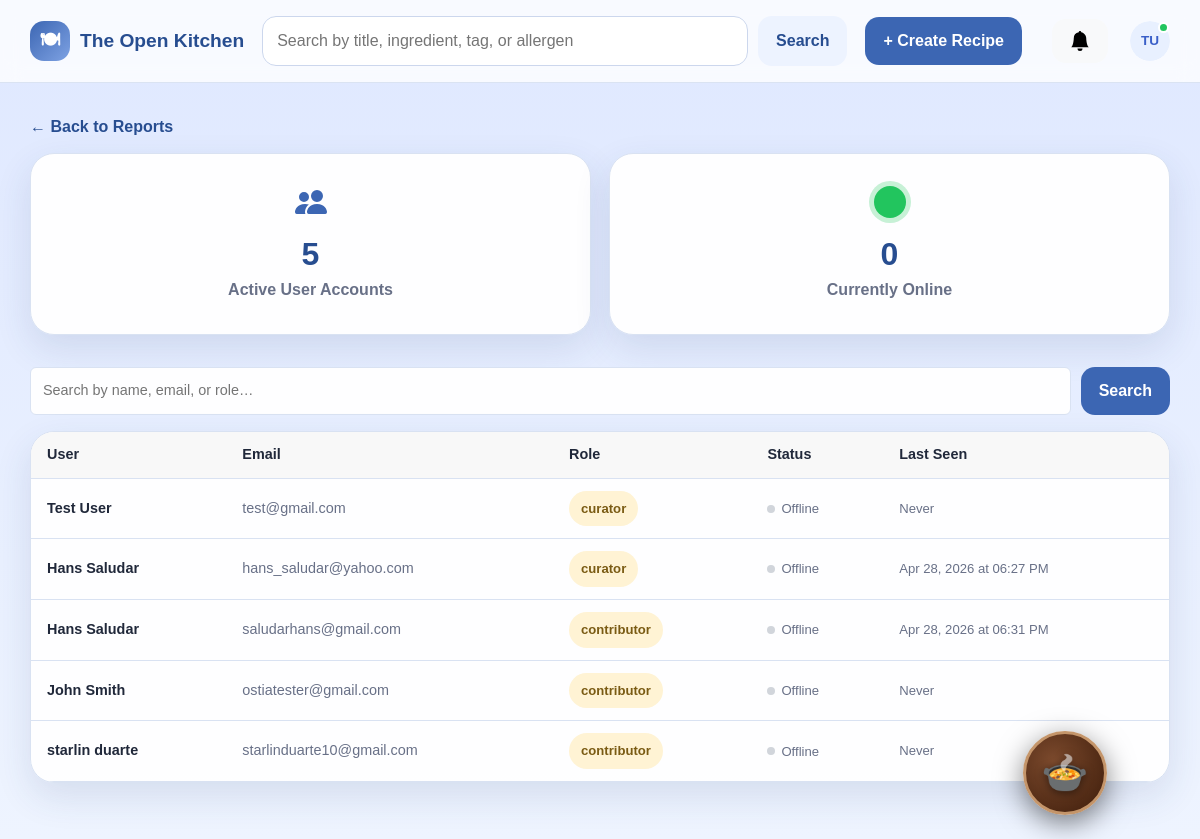
The page /curator/reports/user-activity (signed in) on the database its author committed.
### app/models.py (models this page shows, shortened)
class User(db.Model):
    __tablename__ = 'users'
    id = db.Column(db.Integer, primary_key=True)
    firstName = db.Column(db.String(50), nullable=False)
    lastName = db.Column(db.String(50), nullable=False)
    email = db.Column(db.String(100), unique=True, nullable=False)
    password = db.Column(db.String(255), nullable=False)
    role = db.Column(db.String(20), nullable=False, default='contributor')
    isActive = db.Column(db.Boolean, default=True)
    dateCreated = db.Column(db.DateTime, nullable=False, default=datetime.now)
    avatar = db.Column(db.String(255), nullable=True)
    preferMetric = db.Column(db.Boolean, default=False, nullable=False)
    disableNotifications = db.Column(db.Boolean, default=False, nullable=False)
    lastSeen = db.Column(db.DateTime, nullable=True, default=None)
    doNotDisturb = db.Column(db.Boolean, default=False, nullable=False)
    recipes = db.relationship('Recipe', backref='author', lazy=True)

### app/routes.py (the view, shortened to what this page needs)
@app.route('/curator/reports/user-activity')
@login_required
def curator_user_activity():
    user = get_current_user()
    if not user or user.role != 'curator':
        return redirect(url_for('dashboard'))
    online_cutoff = datetime.now() - timedelta(minutes=5)
    search_query = request.args.get('q', '').strip()
    base_q = User.query.filter_by(isActive=True)
    active_users = base_q.all()
    online_users = User.query.filter(User.lastSeen >= online_cutoff).all()
    return render_template('curator/user_activity.html',
                           active_users=active_users,
                           online_users=online_users,
                           online_cutoff=online_cutoff,
                           search_query=search_query)

### app/routes.py (called while the page is built)
def login_required(f):
    @wraps(f)
    def decorated_function(*args, **kwargs):
        if 'user_id' not in session:
            flash('Please log in to access this page.', 'warning')
            return redirect(url_for('login'))
        return f(*args, **kwargs)
    return decorated_function

def get_current_user():
    if 'user_id' in session:
        return User.query.get(session['user_id'])
    return None

def current_user_id():
    return session.get('user_id')

@app.context_processor
def inject_current_user():
    return {'current_user': get_current_user()}

@app.before_request
def update_last_seen():
    if 'user_id' in session:
        user = User.query.get(session['user_id'])
        if user:
            user.lastSeen = datetime.now()
            db.session.commit()

def _get_notifications():
    uid = current_user_id()
    if uid is None:
        return []
    return Notification.query.filter_by(userID=uid).order_by(Notification.dateCreated.desc()).all()

@app.context_processor
def inject_notifications():
    notifications = _get_notifications()
    has_unread = any(not n.isRead for n in notifications)
    return dict(notifications=notifications, has_unread=has_unread)

### app/templates/curator/user_activity.html (shortened to what this page needs)
{% extends "base.html" %}
{% block content %}
<a href="{{ url_for('curator_reports') }}" class="back-link">← Back to Reports</a>
<div class="stats-panel" style="display: flex; gap: 18px; flex-wrap: wrap; margin-bottom: 32px;">
    <div class="stat-card" style="flex: 1 1 180px; display: flex; flex-direction: column; align-items: center; padding: 2rem 1.5rem;">
        <span class="stat-number">{{ active_users | length }}</span>
        <span class="stat-label">Active User Accounts</span>
    </div>
    <div class="stat-card" style="flex: 1 1 180px; display: flex; flex-direction: column; align-items: center; padding: 2rem 1.5rem;">
        <span style="display: inline-block; width: 32px; height: 32px; border-radius: 50%; background: #22c55e; box-shadow: 0 0 0 5px rgba(34,197,94,0.25); margin-bottom: 12px;"></span>
        <span class="stat-number">{{ online_users | length }}</span>
        <span class="stat-label">Currently Online</span>
    </div>
</div>
<form method="GET" action="{{ url_for('curator_user_activity') }}" style="margin-bottom: 16px; display: flex; gap: 10px;">
    <input type="text" name="q" value="{{ search_query }}" placeholder="Search by name, email, or role…"
           style="flex: 1; padding: 8px 12px; border: 1px solid var(--line); border-radius: 6px; font-size: .9rem; background: var(--surface); color: var(--text);">
    <button type="submit" class="btn btn-primary" style="white-space: nowrap;">Search</button>
</form>
<div class="recipe-card" style="padding: 0; overflow: hidden;">
    <table style="width: 100%; border-collapse: collapse; font-size: .9rem;">
        <thead>
            <tr style="border-bottom: 1px solid var(--line); background: var(--surface-alt, #f8f8f8);">
                <th style="padding: 12px 16px; text-align: left; font-weight: 600;">User</th>
                <th style="padding: 12px 16px; text-align: left; font-weight: 600;">Email</th>
                <th style="padding: 12px 16px; text-align: left; font-weight: 600;">Role</th>
                <th style="padding: 12px 16px; text-align: left; font-weight: 600;">Status</th>
                <th style="padding: 12px 16px; text-align: left; font-weight: 600;">Last Seen</th>
            </tr>
        </thead>
        <tbody>
            {% for u in active_users %}
            {% set is_online = u in online_users %}
            <tr style="border-bottom: 1px solid var(--line);">
                <td style="padding: 12px 16px;">
                    <a href="{{ url_for('curator_user_profile', user_id=u.id) }}" style="text-decoration: none; color: inherit; font-weight: 600;">
                        {{ u.firstName }} {{ u.lastName }}
                    </a>
                </td>
                <td style="padding: 12px 16px; color: var(--muted);">{{ u.email }}</td>
                <td style="padding: 12px 16px;">
                    <span class="mini-pill">{{ u.role }}</span>
                </td>
                <td style="padding: 12px 16px;">
                    {% if is_online %}
                    <span style="display: inline-flex; align-items: center; gap: 6px; color: #16a34a; font-weight: 600; font-size: .82rem;">
                        <span style="width: 8px; height: 8px; border-radius: 50%; background: #22c55e; display: inline-block;"></span>
                        Online
                    </span>
                    {% else %}
                    <span style="display: inline-flex; align-items: center; gap: 6px; color: var(--muted); font-size: .82rem;">
                        <span style="width: 8px; height: 8px; border-radius: 50%; background: #d1d5db; display: inline-block;"></span>
                        Offline
                    </span>
                    {% endif %}
                </td>
                <td style="padding: 12px 16px; color: var(--muted); font-size: .82rem;">
                    {% if u.lastSeen %}
                        {{ u.lastSeen.strftime('%b %d, %Y at %I:%M %p') }}
                    {% else %}
                        Never
                    {% endif %}
                </td>
            </tr>
            {% endfor %}
        </tbody>
    </table>
</div>
{% endblock %}

### app/templates/base.html (shortened to what this page needs)
<!DOCTYPE html>
<html lang="en">
<head>
    <link href="https://cdn.jsdelivr.net/npm/bootstrap@5.3.3/dist/css/bootstrap.min.css" rel="stylesheet">
    <link rel="stylesheet" href="{{ url_for('static', filename='style.css') }}">
</head>
<body>
    <header class="site-header">
        <div class="container nav-wrap">
            <a class="brand" href="{{ url_for('dashboard') }}">
                <span class="brand-mark">🍽</span>
                <span>The Open Kitchen</span>
            </a>
            <form class="searchbar" action="{{ url_for('search') }}" method="get">
                <input type="text" name="q" placeholder="Search by title, ingredient, tag, or allergen"
                       value="{{ request.args.get('q', '') }}">
                <button type="submit" class="btn btn-secondary">Search</button>
            </form>
            <nav class="nav-links">
                {% if session.get('user_id') %}
                    <a href="{{ url_for('create_recipe') }}" class="btn btn-primary">+ Create Recipe</a>
                {% else %}
                    <a href="{{ url_for('login') }}" class="btn btn-primary">Log In</a>
                {% endif %}
                {% if session.get('user_id') %}
                <button type="button"
                        id="notificationBtn"
                        class="btn btn-light position-relative ms-3"
                        data-bs-toggle="offcanvas"
                        data-bs-target="#notificationPanel"
                        aria-controls="notificationPanel">
                    <svg xmlns="http://www.w3.org/2000/svg" width="20" height="20" fill="currentColor" class="bi bi-bell-fill" viewBox="0 0 16 16">
                        <path d="M8 16a2 2 0 0 0 2-2H6a2 2 0 0 0 2 2m.995-14.901a1 1 0 1 0-1.99 0A5 5 0 0 0 3 6c0 1.098-.5 6-2 7h14c-1.5-1-2-5.902-2-7 0-2.42-1.72-4.44-4.005-4.901"/>
                    </svg>
                </button>
                {% endif %}
                {% if session.get('user_id') %}
                <div class="dropdown ms-2" style="position: relative;">
                    <button class="btn p-0 border-0 d-flex align-items-center justify-content-center"
                            type="button"
                            id="profileDropdown"
                            data-bs-toggle="dropdown"
                            aria-expanded="false"
                            style="width: 40px; height: 40px; border-radius: 50%; overflow: hidden; background: transparent;">
                        {% if current_user and current_user.avatar %}
                        <img src="{{ url_for('static', filename='uploads/' + current_user.avatar) }}"
                             alt="Profile"
                             style="width: 40px; height: 40px; border-radius: 50%; object-fit: cover;">
                        {% else %}
                        <div style="width: 40px; height: 40px; border-radius: 50%; background: #e8f0ff; color: #3a5fc8; display: flex; align-items: center; justify-content: center; font-weight: 700; font-size: 0.85rem;">
                            {% if current_user %}{{ current_user.firstName[0] }}{{ current_user.lastName[0] }}{% else %}?{% endif %}
                        </div>
                        {% endif %}
                    </button>
                </div>
                {% endif %}
            </nav>
        </div>
    </header>
    <main class="container page-shell">
        {% block content %}{% endblock %}
    </main>
    <div class="toast-container position-fixed top-0 end-0 p-3" style="z-index: 1100;" id="toastContainer"></div>
    <div id="mp-pot-wrap">
      <div id="mp-pot-btn">
        <span class="mp-pot-icon">🍲</span>
      </div>
    </div>
</body>
</html>

### app/static/style.css (style rules this page uses)
:root { --bg-top: #dfe8ff; --bg-bottom: #eef4ff; --surface: rgba(255, 255, 255, 0.96); --surface-strong: #ffffff; --primary: #3c66b3; --primary-dark: #274d90; --accent: #f4c15d; --text: #20283a; --muted: #687087; --line: #d9e2f2; --shadow: 0 14px 36px rgba(40, 62, 113, 0.12); --radius-lg: 24px; --radius-md: 18px; --radius-sm: 12px; }
* { box-sizing: border-box; }
html, body { margin: 0; padding: 0; }
body { font-family: Arial, Helvetica, sans-serif; color: var(--text); background: linear-gradient(180deg, var(--bg-top) 0%, var(--bg-bottom) 100%); }
a { color: inherit; text-decoration: none; }
.container { width: min(1160px, calc(100% - 32px)); margin: 0 auto; }
.page-shell { padding: 32px 0 56px; }
.site-header { position: sticky; top: 0; z-index: 20; backdrop-filter: blur(10px); background: rgba(255, 255, 255, 0.78); border-bottom: 1px solid rgba(217, 226, 242, 0.95); }
.nav-wrap { display: grid; grid-template-columns: auto 1fr auto; gap: 18px; align-items: center; padding: 16px 0; }
.brand { display: inline-flex; align-items: center; gap: 10px; font-size: 1.2rem; font-weight: 800; color: var(--primary-dark); }
.brand-mark { display: inline-grid; place-items: center; width: 40px; height: 40px; border-radius: 14px; background: linear-gradient(135deg, var(--primary), #7ea2e3); color: white; }
.nav-links { display: inline-flex; align-items: center; gap: 14px; }
.searchbar { display: grid; grid-template-columns: 1fr auto; gap: 10px; }
.searchbar input, input, select, textarea { width: 100%; padding: 12px 14px; border: 1px solid #ccd7ed; border-radius: 14px; font: inherit; background: white; }
.btn { display: inline-flex; align-items: center; justify-content: center; gap: 8px; border: 0; border-radius: 14px; padding: 12px 18px; font-weight: 700; cursor: pointer; }
.btn-primary { background: var(--primary); color: white; }
.btn-secondary { background: #edf3ff; color: var(--primary-dark); }
.hero-card, .recipe-card, .form-card, .panel-card, .empty-state, .alert, .stat-card { background: var(--surface); border: 1px solid var(--line); border-radius: var(--radius-lg); box-shadow: var(--shadow); }
.stats-panel { display: grid; grid-template-columns: 1fr 1fr; gap: 14px; }
.stat-card { padding: 20px; }
.stat-number { display: block; font-size: 2rem; font-weight: 800; color: var(--primary-dark); }
.stat-label { color: var(--muted); font-weight: 600; }
.recipe-card { padding: 18px; position: relative; overflow: hidden; transition: transform .16s ease, box-shadow .16s ease; }
.pill, .mini-pill { display: inline-flex; align-items: center; gap: 6px; border-radius: 999px; padding: 8px 12px; font-size: .82rem; font-weight: 700; }
.mini-pill { background: #fff3d4; color: #7a5b13; }
.back-link { display: inline-block; margin-bottom: 14px; color: var(--primary-dark); font-weight: 700; }

### app/templates/base.html (style rules this page uses)
#mp-pot-wrap { position: fixed; bottom: 24px; right: 24px; z-index: 9001; display: flex; flex-direction: column; align-items: center; gap: 6px; }
#mp-pot-btn { width: 84px; height: 84px; background: radial-gradient(circle at 35% 35%, #7c4a2d, #3d1c0a); border: 3px solid #c4956a; border-radius: 50%; display: flex; align-items: center; justify-content: center; cursor: pointer; position: relative; transition: transform .25s, border-color .25s, box-shadow .25s; box-shadow: 0 8px 28px rgba(0,0,0,.5); }
.mp-pot-icon { font-size: 38px; filter: drop-shadow(0 2px 4px rgba(0,0,0,.5)); }

### rows shown on the page
User: firstName "T", lastName "U", firstName "Test", lastName "User", email "test@gmail.com", role "curator", shows "Never"
User: firstName "Hans", lastName "Saludar", email "hans_saludar@yahoo.com", role "curator", lastSeen "Apr 28, 2026 at 06:27 PM"
User: firstName "Hans", lastName "Saludar", email "saludarhans@gmail.com", role "contributor", lastSeen "Apr 28, 2026 at 06:31 PM"
User: firstName "John", lastName "Smith", email "ostiatester@gmail.com", role "contributor", shows "Never"
User: firstName "starlin", lastName "duarte", email "starlinduarte10@gmail.com", role "contributor", shows "Never"

### other values the page prints
{{ active_users | length }} "5"
{{ online_users | length }} "0"
